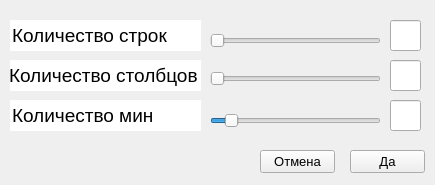
<?xml version="1.0" encoding="UTF-8"?>
<ui version="4.0">
 <class>Select_Option</class>
 <widget class="QWidget" name="Select_Option">
  <property name="geometry">
   <rect>
    <x>0</x>
    <y>0</y>
    <width>435</width>
    <height>185</height>
   </rect>
  </property>
  <property name="sizePolicy">
   <sizepolicy hsizetype="Preferred" vsizetype="Preferred">
    <horstretch>0</horstretch>
    <verstretch>0</verstretch>
   </sizepolicy>
  </property>
  <property name="windowTitle">
   <string>Form</string>
  </property>
  <widget class="QPushButton" name="pushButton_OK">
   <property name="geometry">
    <rect>
     <x>350</x>
     <y>150</y>
     <width>75</width>
     <height>23</height>
    </rect>
   </property>
   <property name="font">
    <font>
     <pointsize>10</pointsize>
    </font>
   </property>
   <property name="text">
    <string>Да</string>
   </property>
  </widget>
  <widget class="QPushButton" name="pushButton_cancel">
   <property name="geometry">
    <rect>
     <x>260</x>
     <y>150</y>
     <width>75</width>
     <height>23</height>
    </rect>
   </property>
   <property name="font">
    <font>
     <pointsize>10</pointsize>
    </font>
   </property>
   <property name="text">
    <string>Отмена</string>
   </property>
  </widget>
  <widget class="QLineEdit" name="lineEdit_row">
   <property name="geometry">
    <rect>
     <x>10</x>
     <y>20</y>
     <width>191</width>
     <height>31</height>
    </rect>
   </property>
   <property name="font">
    <font>
     <pointsize>14</pointsize>
    </font>
   </property>
   <property name="mouseTracking">
    <bool>true</bool>
   </property>
   <property name="text">
    <string>Количество строк</string>
   </property>
   <property name="frame">
    <bool>false</bool>
   </property>
   <property name="readOnly">
    <bool>true</bool>
   </property>
   <property name="placeholderText">
    <string/>
   </property>
  </widget>
  <widget class="QLineEdit" name="lineEdit_col">
   <property name="geometry">
    <rect>
     <x>10</x>
     <y>60</y>
     <width>191</width>
     <height>31</height>
    </rect>
   </property>
   <property name="font">
    <font>
     <pointsize>14</pointsize>
    </font>
   </property>
   <property name="text">
    <string>Количество столбцов</string>
   </property>
   <property name="frame">
    <bool>false</bool>
   </property>
   <property name="readOnly">
    <bool>true</bool>
   </property>
  </widget>
  <widget class="QLineEdit" name="lineEdit_mine">
   <property name="geometry">
    <rect>
     <x>10</x>
     <y>100</y>
     <width>191</width>
     <height>31</height>
    </rect>
   </property>
   <property name="font">
    <font>
     <pointsize>14</pointsize>
     <weight>50</weight>
     <italic>false</italic>
     <bold>false</bold>
    </font>
   </property>
   <property name="text">
    <string>Количество мин</string>
   </property>
   <property name="frame">
    <bool>false</bool>
   </property>
   <property name="readOnly">
    <bool>true</bool>
   </property>
  </widget>
  <widget class="QSlider" name="slider_row">
   <property name="geometry">
    <rect>
     <x>210</x>
     <y>30</y>
     <width>171</width>
     <height>21</height>
    </rect>
   </property>
   <property name="minimum">
    <number>9</number>
   </property>
   <property name="maximum">
    <number>20</number>
   </property>
   <property name="orientation">
    <enum>Qt::Horizontal</enum>
   </property>
  </widget>
  <widget class="QSlider" name="slider_col">
   <property name="geometry">
    <rect>
     <x>210</x>
     <y>68</y>
     <width>171</width>
     <height>21</height>
    </rect>
   </property>
   <property name="minimum">
    <number>9</number>
   </property>
   <property name="maximum">
    <number>20</number>
   </property>
   <property name="orientation">
    <enum>Qt::Horizontal</enum>
   </property>
  </widget>
  <widget class="QSlider" name="slider_mine">
   <property name="geometry">
    <rect>
     <x>210</x>
     <y>110</y>
     <width>171</width>
     <height>21</height>
    </rect>
   </property>
   <property name="minimum">
    <number>1</number>
   </property>
   <property name="value">
    <number>10</number>
   </property>
   <property name="orientation">
    <enum>Qt::Horizontal</enum>
   </property>
   <property name="invertedControls">
    <bool>false</bool>
   </property>
  </widget>
  <widget class="QLineEdit" name="row">
   <property name="geometry">
    <rect>
     <x>390</x>
     <y>20</y>
     <width>31</width>
     <height>31</height>
    </rect>
   </property>
   <property name="font">
    <font>
     <pointsize>14</pointsize>
    </font>
   </property>
   <property name="text">
    <string/>
   </property>
   <property name="alignment">
    <set>Qt::AlignCenter</set>
   </property>
   <property name="readOnly">
    <bool>true</bool>
   </property>
  </widget>
  <widget class="QLineEdit" name="col">
   <property name="geometry">
    <rect>
     <x>390</x>
     <y>60</y>
     <width>31</width>
     <height>31</height>
    </rect>
   </property>
   <property name="font">
    <font>
     <pointsize>14</pointsize>
    </font>
   </property>
   <property name="alignment">
    <set>Qt::AlignCenter</set>
   </property>
   <property name="readOnly">
    <bool>true</bool>
   </property>
  </widget>
  <widget class="QLineEdit" name="mine">
   <property name="geometry">
    <rect>
     <x>390</x>
     <y>100</y>
     <width>31</width>
     <height>31</height>
    </rect>
   </property>
   <property name="font">
    <font>
     <pointsize>14</pointsize>
    </font>
   </property>
   <property name="alignment">
    <set>Qt::AlignCenter</set>
   </property>
   <property name="readOnly">
    <bool>true</bool>
   </property>
  </widget>
 </widget>
 <resources/>
 <connections/>
</ui>
